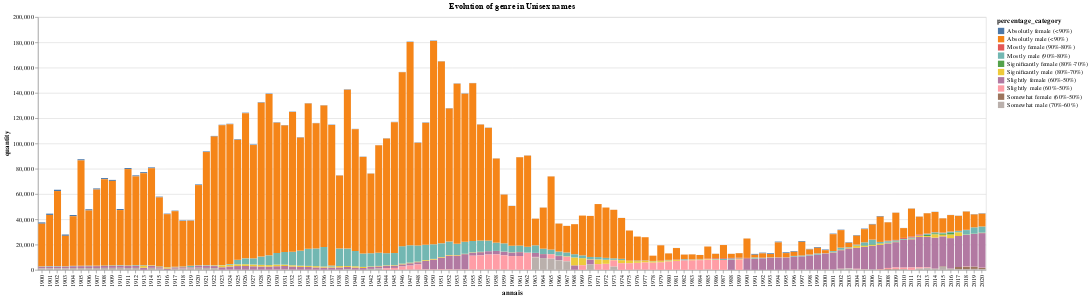

Notebook cell for this chart:
### Code cell
# Show the chart
chart

### Figure 1 — Vega-Lite specification as saved in the notebook (floating-point values rounded to 4 significant figures; data arrays with more than 128 entries replaced by an {"elided": "..."} marker saying what was removed)
{"config": {"view": {"continuousWidth": 300, "continuousHeight": 300}}, "data": {"name": "data-c7530cc72b4d13066b948440a1b767a7"}, "mark": {"type": "bar"}, "encoding": {"color": {"field": "percentage_category", "type": "nominal"}, "tooltip": [{"field": "annais", "type": "nominal"}, {"field": "quantity", "type": "quantitative"}], "x": {"field": "annais", "type": "ordinal"}, "y": {"field": "quantity", "type": "quantitative"}}, "height": 400, "title": "Evolution of genre in Unisex names", "width": 1500, "$schema": "https://vega.github.io/schema/vega-lite/v5.8.0.json", "datasets": {"data-c7530cc72b4d13066b948440a1b767a7": {"elided": "1210 records"}}}
